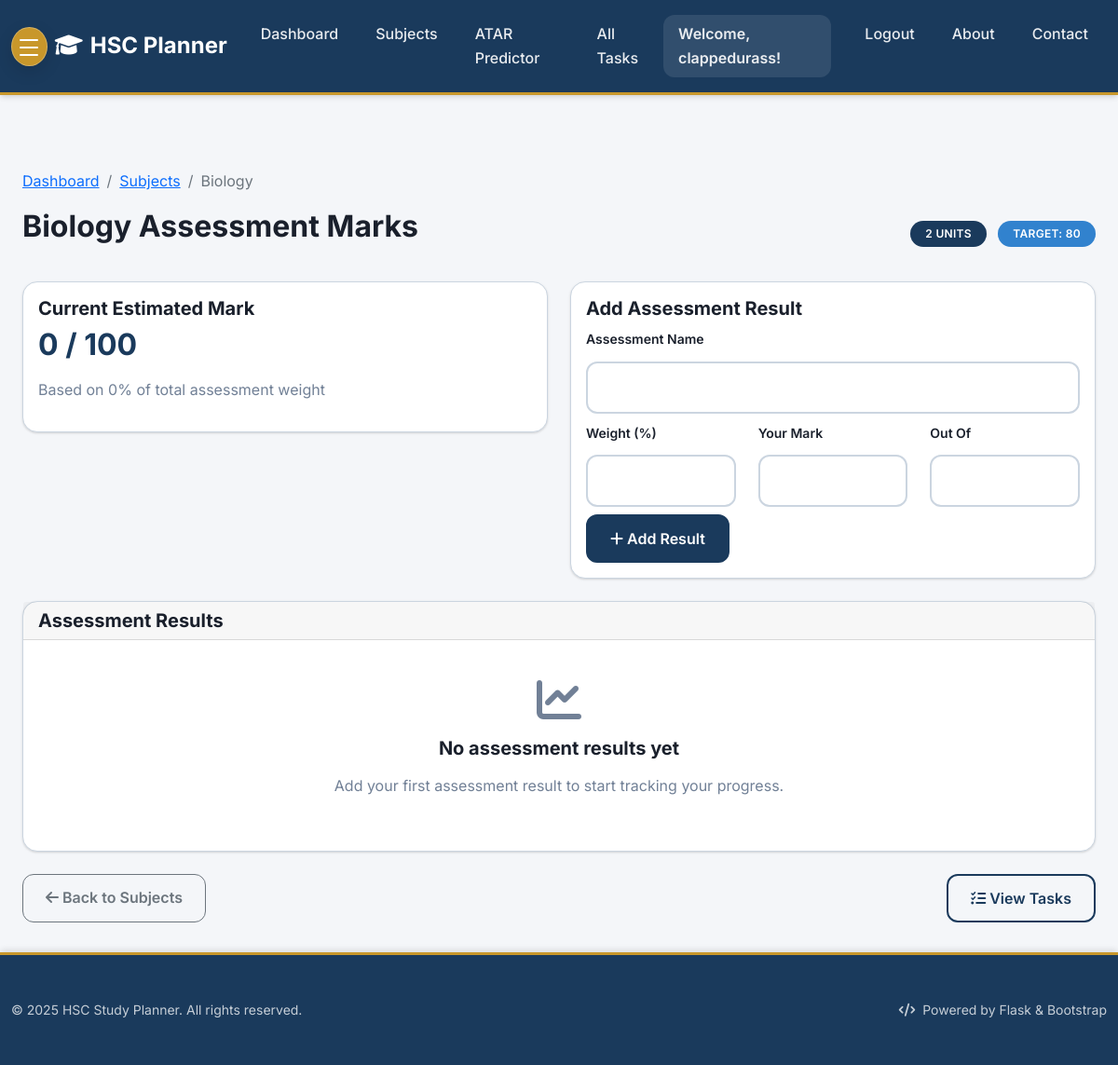
Page /subjects/26/marks (signed in) on the committed database.
### tables this page shows
CREATE TABLE users (
    id INTEGER PRIMARY KEY AUTOINCREMENT,
    username TEXT UNIQUE NOT NULL,
    password_hash TEXT NOT NULL,
    email TEXT UNIQUE NOT NULL
);

CREATE TABLE subjects (
                id INTEGER PRIMARY KEY AUTOINCREMENT,
                name TEXT NOT NULL,
                user_id INTEGER NOT NULL,
                units INTEGER NOT NULL DEFAULT 2,
                target_mark INTEGER,
                FOREIGN KEY (user_id) REFERENCES users (id),
                UNIQUE(user_id, name)
            );

### Task_Organiser/app.py (the view, shortened to what this page needs)
    @app.route('/subjects/<int:subject_id>/marks')
    @login_required
    def subject_marks(subject_id):
        db = get_db()
        subject = db.execute('SELECT * FROM subjects WHERE id = ? AND user_id = ?',
                           (subject_id, g.user['id'])).fetchone()
        if subject is None:
            flash('Subject not found', 'error')
            return redirect(url_for('subjects'))
        assessment_results = db.execute('''
            SELECT * FROM assessment_results
            WHERE subject_id = ? AND user_id = ?
            ORDER BY date_recorded ASC
        ''', (subject_id, g.user['id'])).fetchall()
        results_list = []
        total_weighted_score = 0
        total_weight = 0
        current_mark = round(total_weighted_score, 1) if total_weight > 0 else 0
        return render_template('marks.html',
                             subject=dict(subject),
                             assessment_results=results_list,
                             current_mark=current_mark,
                             total_weight=total_weight)

### Task_Organiser/templates/marks.html (shortened to what this page needs)
{% extends "base.html" %}
{% block content %}
<div class="container mt-4">
    <div class="row">
        <div class="col-12">
            <nav aria-label="breadcrumb">
                <ol class="breadcrumb">
                    <li class="breadcrumb-item"><a href="{{ url_for('index') }}">Dashboard</a></li>
                    <li class="breadcrumb-item"><a href="{{ url_for('subjects') }}">Subjects</a></li>
                    <li class="breadcrumb-item active">{{ subject.name }}</li>
                </ol>
            </nav>
        </div>
    </div>
    <div class="row">
        <div class="col-12">
            <div class="d-flex justify-content-between align-items-center mb-4">
                <h2>{{ subject.name }} Assessment Marks</h2>
                <div>
                    {% if subject.units %}
                        <span class="badge me-2" style="background: var(--primary);">{{ subject.units }} units</span>
                    {% endif %}
                    {% if subject.target_mark %}
                        <span class="badge" style="background: var(--info);">Target: {{ subject.target_mark }}</span>
                    {% endif %}
                </div>
            </div>
        </div>
    </div>
    <div class="row mb-4">
        <div class="col-md-6">
            <div class="card">
                <div class="card-body">
                    <h5 class="card-title">Current Estimated Mark</h5>
                    <h2 style="color: var(--primary);">{{ current_mark }} / 100</h2>
                    <p class="text-muted">Based on {{ total_weight }}% of total assessment weight</p>
                </div>
            </div>
        </div>
        <div class="col-md-6">
            <div class="card">
                <div class="card-body">
                    <h5 class="card-title">Add Assessment Result</h5>
                    <form method="POST" action="{{ url_for('add_assessment_result', subject_id=subject.id) }}">
                        <div class="mb-2">
                            <label for="assessment_name" class="form-label">Assessment Name</label>
                            <input type="text" class="form-control" id="assessment_name" name="assessment_name" required>
                        </div>
                        <div class="row">
                            <div class="col-md-4">
                                <label for="weight" class="form-label">Weight (%)</label>
                                <input type="number" class="form-control" id="weight" name="weight" step="0.1" min="0" max="100" required>
                            </div>
                            <div class="col-md-4">
                                <label for="raw_mark" class="form-label">Your Mark</label>
                                <input type="number" class="form-control" id="raw_mark" name="raw_mark" step="0.1" min="0" required>
                            </div>
                            <div class="col-md-4">
                                <label for="max_mark" class="form-label">Out Of</label>
                                <input type="number" class="form-control" id="max_mark" name="max_mark" step="0.1" min="0.1" required>
                            </div>
                        </div>
                        <button type="submit" class="btn btn-primary mt-2">
                            <i class="fas fa-plus"></i> Add Result
                        </button>
                    </form>
                </div>
            </div>
        </div>
    </div>
    <div class="row">
        <div class="col-12">
            <div class="card">
                <div class="card-header">
                    <h5 class="card-title mb-0">Assessment Results</h5>
                </div>
                <div class="card-body">
                    {% if assessment_results %}
                        <div class="table-responsive">
                            <table class="table table-striped">
                                <thead>
                                    <tr>
                                        <th>Assessment Name</th>
                                        <th>Weight (%)</th>
                                        <th>Your Mark</th>
                                        <th>Out Of</th>
                                        <th>Percentage</th>
                                        <th>Weighted Score</th>
                                        <th>Date</th>
                                        <th>Actions</th>
                                    </tr>
                                </thead>
                                <tbody>
                                    {% for result in assessment_results %}
                                    <tr>
                                        <td>{{ result.task_name }}</td>
                                        <td>{{ result.weight }}%</td>
                                        <td>{{ result.raw_mark }}</td>
                                        <td>{{ result.max_mark }}</td>
                                        <td>
                                            <span class="badge" {% if result.percentage >= 85 %}style="background: var(--success);"{% elif result.percentage >= 75 %}style="background: var(--info);"{% elif result.percentage >= 65 %}style="background: var(--warning);"{% else %}style="background: var(--danger);"{% endif %}>
                                                {{ result.percentage }}%
                                            </span>
                                        </td>
                                        <td>{{ result.weighted_score }}</td>
                                        <td>{{ result.date_recorded[:10] if result.date_recorded else 'N/A' }}</td>
                                        <td>
                                            <form method="POST" action="{{ url_for('delete_assessment_result', subject_id=subject.id, result_id=result.id) }}" style="display:inline;" onsubmit="return confirm('Are you sure you want to delete this assessment result?')">
                                                {{ csrf_field() }}
                                                <button type="submit" class="btn btn-sm btn-outline-danger">
                                                    <i class="fas fa-trash"></i>
                                                </button>
                                            </form>
                                        </td>
                                    </tr>
                                    {% endfor %}
                                </tbody>
                                <tfoot>
                                    <tr style="background: var(--primary); color: white;">
                                        <th colspan="5">Total</th>
                                        <th>{{ total_weight }}%</th>
                                        <th colspan="2">{{ current_mark }} / 100</th>
                                    </tr>
                                </tfoot>
                            </table>
                        </div>
                    {% else %}
                        <div class="text-center py-4">
                            <i class="fas fa-chart-line fa-3x text-muted mb-3"></i>
                            <h5>No assessment results yet</h5>
                            <p class="text-muted">Add your first assessment result to start tracking your progress.</p>
                        </div>
                    {% endif %}
                </div>
            </div>
        </div>
    </div>
    <div class="row mt-4">
        <div class="col-12">
            <div class="d-flex justify-content-between">
                <a href="{{ url_for('subjects') }}" class="btn btn-outline-secondary">
                    <i class="fas fa-arrow-left"></i> Back to Subjects
                </a>
                <a href="{{ url_for('index', subject_id=subject.id) }}" class="btn btn-outline-primary">
                    <i class="fas fa-tasks"></i> View Tasks
                </a>
            </div>
        </div>
    </div>
</div>
{% endblock %}

### Task_Organiser/templates/base.html (shortened to what this page needs)
<!DOCTYPE html>
<html lang="en">
<head>
    <link href="https://cdn.jsdelivr.net/npm/bootstrap@5.1.3/dist/css/bootstrap.min.css" rel="stylesheet">
    <link href="https://cdnjs.cloudflare.com/ajax/libs/font-awesome/6.0.0/css/all.min.css" rel="stylesheet">
</head>
<body>
    <nav class="navbar navbar-expand-lg navbar-dark">
        <div class="container">
            <button class="burger-menu-btn me-2" type="button" data-bs-toggle="offcanvas" data-bs-target="#appMenu" aria-controls="appMenu" aria-label="Open menu">
                <span></span>
                <span></span>
                <span></span>
            </button>
            <a class="navbar-brand" href="{{ url_for('index') }}">
                <i class="fas fa-graduation-cap me-2"></i>HSC Planner
            </a>
            <div class="navbar-collapse">
                <ul class="navbar-nav me-auto">
                    <li class="nav-item">
                        <a class="nav-link" href="{{ url_for('index') }}">Dashboard</a>
                    </li>
                    <li class="nav-item">
                        <a class="nav-link" href="{{ url_for('subjects') }}">Subjects</a>
                    </li>
                    <li class="nav-item">
                        <a class="nav-link" href="{{ url_for('atar') }}">ATAR Predictor</a>
                    </li>
                    <li class="nav-item">
                        <a class="nav-link" href="{{ url_for('index') }}?view=all">All Tasks</a>
                    </li>
                </ul>
                <div class="navbar-nav ms-auto">
                    {% if g.user %}
                        <span class="navbar-text me-3">Welcome, {{ g.user.username }}!</span>
                        <a class="nav-link" href="{{ url_for('logout') }}" onclick="return confirm('Are you sure you want to logout?')">Logout</a>
                    {% else %}
                        <a class="nav-link" href="{{ url_for('login') }}">Login</a>
                        <a class="nav-link" href="{{ url_for('register') }}">Register</a>
                    {% endif %}
                    <a class="nav-link" href="{{ url_for('about') }}">About</a>
                    <a class="nav-link" href="{{ url_for('contact') }}">Contact</a>
                </div>
            </div>
        </div>
    </nav>
    <main class="container mt-4">
            {% block content %}{% endblock %}
        </main>
    <footer class="footer mt-auto">
        <div class="container py-2 py-md-3">
            <div class="row align-items-center">
                <div class="col-12 col-md-6">
                    <p class="mb-0 opacity-75 small">&copy; 2025 HSC Study Planner. All rights reserved.</p>
                </div>
                <div class="col-12 col-md-6 text-md-end">
                    <p class="mb-0 opacity-75 small">
                        <i class="fas fa-code me-1"></i>
                        Powered by Flask & Bootstrap
                    </p>
                </div>
            </div>
        </div>
    </footer>
</body>
</html>

### rows in the picture
users: user.username "clappedurass"
subjects: name "Biology", units "2", target_mark "80"

### other values in the picture
{{ current_mark }} "0"
{{ total_weight }} "0"
